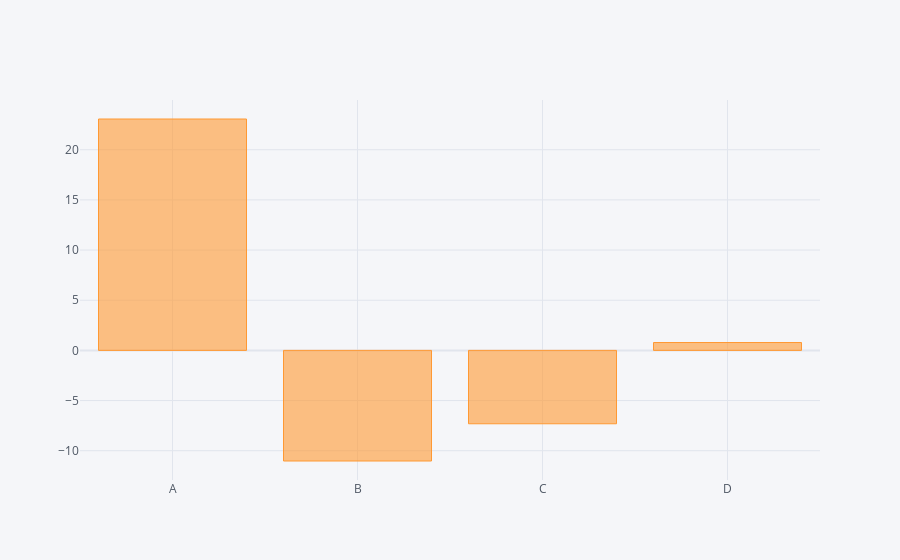

The notebook cell saved with this chart:
### Code cell
df.sum().iplot(kind='bar')

### Figure 1 — Plotly figure (JSON) as saved in the notebook; plotly's stock layout.template omitted (floating-point values rounded to 4 significant figures)
{"data": [{"marker": {"color": "rgba(255, 153, 51, 0.6)", "line": {"color": "rgba(255, 153, 51, 1.0)", "width": 1}}, "name": "None", "orientation": "v", "text": "", "type": "bar", "x": ["A", "B", "C", "D"], "y": [23.06, -11.03, -7.316, 0.7827]}], "layout": {"legend": {"bgcolor": "#F5F6F9", "font": {"color": "#4D5663"}}, "paper_bgcolor": "#F5F6F9", "plot_bgcolor": "#F5F6F9", "title": {"font": {"color": "#4D5663"}}, "xaxis": {"gridcolor": "#E1E5ED", "showgrid": true, "tickfont": {"color": "#4D5663"}, "title": {"font": {"color": "#4D5663"}, "text": ""}, "zerolinecolor": "#E1E5ED"}, "yaxis": {"gridcolor": "#E1E5ED", "showgrid": true, "tickfont": {"color": "#4D5663"}, "title": {"font": {"color": "#4D5663"}, "text": ""}, "zerolinecolor": "#E1E5ED"}}}
